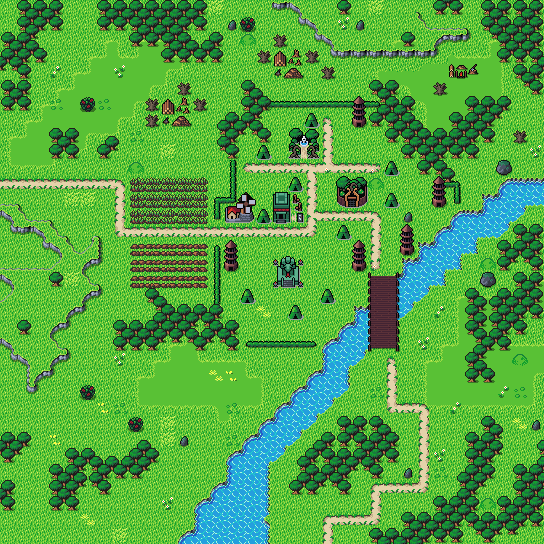

Below is a game level as drawn by its tile map, then a one-line description and the .tmx that defines it (tile-layer data replaced by summaries):
An orthogonal 34x34 tile map with 16x16 px tiles, 4 tile layers (Outside, Background, Walls, Clutter), 3 tilesets and 46 objects.

<map version="1.10" tiledversion="1.10.2" orientation="orthogonal" renderorder="right-down" width="34" height="34" tilewidth="16" tileheight="16" infinite="0" nextlayerid="9" nextobjectid="94">
 <editorsettings>
  <export target="wastetown..tmx" format="tmx" />
 </editorsettings>
 <tileset firstgid="1" source="../../tileset/main.tsx" />
 <tileset firstgid="10113" source="../../tileset/buildings.tsx" />
 <tileset firstgid="11905" source="../../tileset/main-nocollide.tsx" />
 <layer id="8" name="Outside" width="34" height="34">
  <data>[1156 cells, 1156 non-empty, 11 distinct tile ids]</data>
 </layer>
 <layer id="1" name="Background" width="34" height="34">
  <data>[1156 cells, 228 non-empty, 23 distinct tile ids]</data>
 </layer>
 <layer id="2" name="Walls" width="34" height="34">
  <data>[1156 cells, 610 non-empty, 107 distinct tile ids]</data>
 </layer>
 <layer id="3" name="Clutter" width="34" height="34">
  <properties>
   <property name="spriteLayer" type="bool" value="true" />
  </properties>
  <data>[1156 cells, 198 non-empty, 78 distinct tile ids]</data>
 </layer>
 <objectgroup id="4" name="Objects">
  <object id="38" template="../../obj/entry_up.tx" x="279.988" y="543.688" width="87.75" height="31.6805">
   <properties>
    <property name="teleport" value="" />
   </properties>
  </object>
  <object id="48" template="../../obj/treasure.tx" x="467.75" y="55.75" />
  <object id="50" template="../../obj/enemy.tx" x="111.75" y="77.75">
   <properties>
    <property name="enemy" value="Elk" />
    <property name="threatRange" type="int" value="30" />
   </properties>
  </object>
  <object id="51" template="../../obj/treasure.tx" x="363.75" y="148.083" />
  <object id="52" template="../../obj/gold.tx" x="333.75" y="127" />
  <object id="53" template="../../obj/enemy.tx" x="303" y="100.75">
   <properties>
    <property name="enemy" value="Elk" />
    <property name="threatRange" type="int" value="30" />
    <property name="waypoints" value="84,85,86,87" />
   </properties>
  </object>
  <object id="54" template="../../obj/enemy.tx" x="304.667" y="279.833">
   <properties>
    <property name="enemy" value="Apprentice Green Wizard" />
    <property name="threatRange" type="int" value="40" />
   </properties>
  </object>
  <object id="55" template="../../obj/enemy.tx" x="132" y="257.667">
   <properties>
    <property name="enemy" value="Farmer" />
    <property name="threatRange" type="int" value="40" />
    <property name="waypoints" value="80,81,80,83,82" />
   </properties>
  </object>
  <object id="56" template="../../obj/gold.tx" x="270.25" y="127" />
  <object id="57" template="../../obj/enemy.tx" x="373.75" y="277.5">
   <properties>
    <property name="enemy" value="Apprentice Green Wizard" />
    <property name="threatRange" type="int" value="30" />
    <property name="waypoints" value="70,71" />
   </properties>
  </object>
  <object id="58" template="../../obj/enemy.tx" x="303" y="176">
   <properties>
    <property name="effect">{ "startBattleWithCard": [ "Dual Nature"]
}</property>
    <property name="enemy" value="Beastmaster" />
    <property name="threatRange" type="int" value="40" />
   </properties>
  </object>
  <object id="59" template="../../obj/treasure.tx" x="184.25" y="492.5" />
  <object id="60" template="../../obj/gold.tx" x="225.75" y="63.75" />
  <object id="61" template="../../obj/gold.tx" x="1.25" y="387" />
  <object id="62" template="../../obj/manashards.tx" x="61.75" y="37" />
  <object id="63" template="../../obj/manashards.tx" x="201.5" y="468" />
  <object id="64" template="../../obj/manashards.tx" x="493.25" y="496.25" />
  <object id="65" template="../../obj/manashards.tx" x="404.75" y="192.5" />
  <object id="66" template="../../obj/collision.tx" x="-15.75" y="-14.708" width="16" height="573.666" />
  <object id="67" template="../../obj/collision.tx" x="0.5" y="-15.75" width="558.25" height="16" />
  <object id="68" template="../../obj/collision.tx" x="0.75" y="544.25" width="558.5" height="16" />
  <object id="69" template="../../obj/collision.tx" x="546.5" y="-12.208" width="16" height="543.416" />
  <object id="70" template="../../obj/waypoint.tx" x="369" y="225" />
  <object id="71" template="../../obj/waypoint.tx" x="373" y="377.75" />
  <object id="72" template="../../obj/enemy.tx" x="225.25" y="239">
   <properties>
    <property name="enemy" value="Apprentice Green Wizard" />
    <property name="threatRange" type="int" value="30" />
    <property name="waypoints" value="76,77,78,77,76,79" />
   </properties>
  </object>
  <object id="73" template="../../obj/enemy.tx" x="169" y="377.25">
   <properties>
    <property name="enemy" value="Badger" />
    <property name="threatRange" type="int" value="40" />
    <property name="waypoints" value="90,88,89" />
   </properties>
  </object>
  <object id="74" template="../../obj/enemy.tx" x="29" y="542.75">
   <properties>
    <property name="enemy" value="Badger" />
    <property name="threatRange" type="int" value="40" />
    <property name="waypoints" value="92,93,91,93" />
   </properties>
  </object>
  <object id="75" template="../../obj/enemy.tx" x="376" y="346.75">
   <properties>
    <property name="enemy" value="Human Mercenary" />
    <property name="threatRange" type="int" value="30" />
   </properties>
  </object>
  <object id="76" template="../../obj/waypoint.tx" x="306.659" y="240.579" />
  <object id="77" template="../../obj/waypoint.tx" x="303" y="179.5" />
  <object id="78" template="../../obj/waypoint.tx" x="364.75" y="176.5" />
  <object id="79" template="../../obj/waypoint.tx" x="99.5" y="240" />
  <object id="80" template="../../obj/waypoint.tx" x="131.75" y="287.5" />
  <object id="81" template="../../obj/waypoint.tx" x="189.5" y="261" />
  <object id="82" template="../../obj/waypoint.tx" x="190.25" y="193.25" />
  <object id="83" template="../../obj/waypoint.tx" x="130.25" y="195.75" />
  <object id="84" template="../../obj/waypoint.tx" x="268.5" y="98.5" />
  <object id="85" template="../../obj/waypoint.tx" x="339.167" y="98.5" />
  <object id="86" template="../../obj/waypoint.tx" x="348.167" y="73.25" />
  <object id="87" template="../../obj/waypoint.tx" x="424.75" y="76.25" />
  <object id="88" template="../../obj/waypoint.tx" x="275.5" y="378.25" />
  <object id="89" template="../../obj/waypoint.tx" x="89.75" y="373.25" />
  <object id="90" template="../../obj/waypoint.tx" x="184.25" y="432.75" />
  <object id="91" template="../../obj/waypoint.tx" x="29.75" y="415.75" />
  <object id="92" template="../../obj/waypoint.tx" x="153.75" y="543.5" />
  <object id="93" template="../../obj/waypoint.tx" x="29.5" y="544.5" />
 </objectgroup>
</map>
